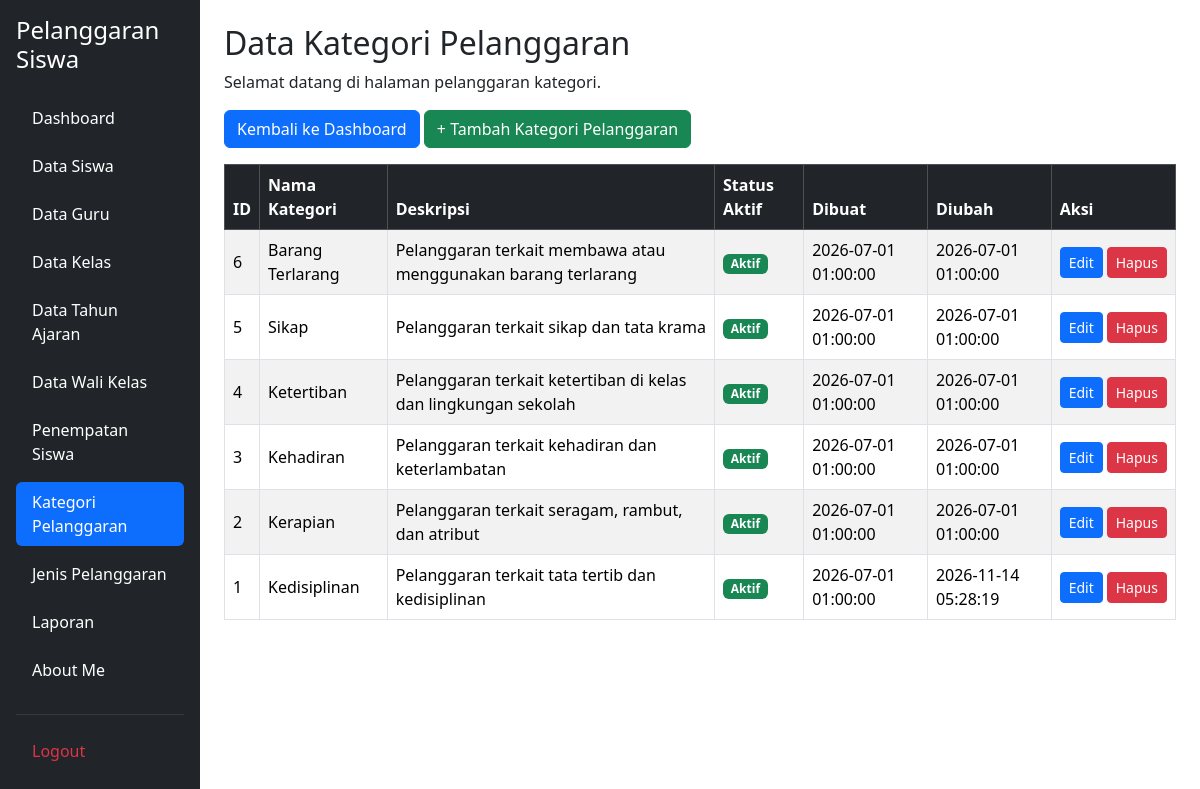
/kelola_pelanggaran_kategori.php (signed in), run on the app's committed database.
### tables this page shows
CREATE TABLE `t_pelanggaran_kategori` (
  `id` int(11) NOT NULL,
  `nama` varchar(100) DEFAULT NULL,
  `deskripsi` text NOT NULL,
  `status_aktif` tinyint(1) NOT NULL,
  `created_at` timestamp NOT NULL DEFAULT current_timestamp(),
  `updated_at` timestamp NOT NULL DEFAULT current_timestamp()
);

### kelola_pelanggaran_kategori.php (the view, shortened to what this page needs)
<?php
include 'config/koneksi.php';
$sql = "SELECT * FROM t_pelanggaran_kategori ORDER BY id DESC";
$hasil = mysqli_query($koneksi, $sql);
?>
<!DOCTYPE html>
<html lang="id">
<head>
    <link href="https://cdn.jsdelivr.net/npm/bootstrap@5.3.3/dist/css/bootstrap.min.css"
          rel="stylesheet">
    <link href="https://cdn.datatables.net/2.1.8/css/dataTables.bootstrap5.css"
          rel="stylesheet">
</head>
<body>
<div class="container-fluid">
    <div class="row">
        <?php include 'layout/sidebar.php'; ?>
        <main class="col-md-9 col-lg-10 p-4">
            <h2>Data Kategori Pelanggaran</h2>
             <p>Selamat datang di halaman pelanggaran kategori.</p>
            <div class="mb-3">
                <a href="dashboard.php" class="btn btn-primary">
                    Kembali ke Dashboard
                </a>
                <a href="tambah_pelanggaran_kategori.php"
                   class="btn btn-success">
                    + Tambah Kategori Pelanggaran
                </a>
            </div>
                    <div class="table-responsive">
                        <table id="tabelKategori"
                               class="table table-bordered table-striped table-hover align-middle"
                               style="width:100%">
                            <thead class="table-dark">
                                <tr>
                                    <th>ID</th>
                                    <th>Nama Kategori</th>
                                    <th>Deskripsi</th>
                                    <th>Status Aktif</th>
                                    <th>Dibuat</th>
                                    <th>Diubah</th>
                                    <th>Aksi</th>
                                </tr>
                            </thead>
                            <tbody>
                                <?php while ($row = mysqli_fetch_assoc($hasil)) { ?>
                                    <tr>
                                        <td>
                                            <?= (int) $row['id']; ?>
                                        </td>
                                        <td>
                                            <?= htmlspecialchars($row['nama'] ?? ''); ?>
                                        </td>
                                        <td>
                                            <?= htmlspecialchars($row['deskripsi'] ?? ''); ?>
                                        </td>
                                        <td>
                                            <?php if ($row['status_aktif'] == 1) { ?>
                                                <span class="badge bg-success">Aktif</span>
                                            <?php } else { ?>
                                                <span class="badge bg-secondary">Tidak Aktif</span>
                                            <?php } ?>
                                        </td>
                                        <td>
                                            <?= htmlspecialchars($row['created_at'] ?? ''); ?>
                                        </td>
                                        <td>
                                            <?= htmlspecialchars($row['updated_at'] ?? ''); ?>
                                        </td>
                                        <td>
                                            <div class="d-flex gap-1">
                                                <a href="edit_pelanggaran_kategori.php?id=<?= (int) $row['id']; ?>"
                                                   class="btn btn-sm btn-primary">
                                                    Edit
                                                </a>
                                                <a href="hapus_pelanggaran_kategori.php?id=<?= (int) $row['id']; ?>"
                                                   class="btn btn-sm btn-danger"
                                                   onclick="return confirm('Yakin ingin menghapus kategori pelanggaran ini?');">
                                                    Hapus
                                                </a>
                                            </div>
                                        </td>
                                    </tr>
                                <?php } ?>
                            </tbody>
                        </table>
                    </div>
                </div>
            </div>
</body>
</html>

### data on the page
t_pelanggaran_kategori: id "6", nama "Barang Terlarang", deskripsi "Pelanggaran terkait membawa atau menggunakan barang terlarang", status_aktif "Aktif", created_at "2026-07-01 01:00:00", updated_at "2026-07-01 01:00:00"
t_pelanggaran_kategori: id "5", nama "Sikap", deskripsi "Pelanggaran terkait sikap dan tata krama", status_aktif "Aktif", created_at "2026-07-01 01:00:00", updated_at "2026-07-01 01:00:00"
t_pelanggaran_kategori: id "4", nama "Ketertiban", deskripsi "Pelanggaran terkait ketertiban di kelas dan lingkungan sekolah", status_aktif "Aktif", created_at "2026-07-01 01:00:00", updated_at "2026-07-01 01:00:00"
t_pelanggaran_kategori: id "3", nama "Kehadiran", deskripsi "Pelanggaran terkait kehadiran dan keterlambatan", status_aktif "Aktif", created_at "2026-07-01 01:00:00", updated_at "2026-07-01 01:00:00"
t_pelanggaran_kategori: id "2", nama "Kerapian", deskripsi "Pelanggaran terkait seragam, rambut, dan atribut", status_aktif "Aktif", created_at "2026-07-01 01:00:00", updated_at "2026-07-01 01:00:00"
t_pelanggaran_kategori: id "1", nama "Kedisiplinan", deskripsi "Pelanggaran terkait tata tertib dan kedisiplinan", status_aktif "Aktif", created_at "2026-07-01 01:00:00", updated_at "2026-11-14 05:28:19"
